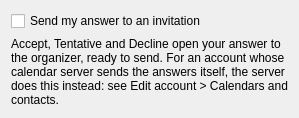
<?xml version="1.0" encoding="UTF-8"?>
<ui version="4.0">
 <class>SettingsCalendar</class>
 <widget class="QWidget" name="SettingsCalendar">
  <layout class="QFormLayout" name="form">
   <item row="0" column="0" colspan="2">
    <widget class="QCheckBox" name="sendInvitationAnswers">
     <property name="text">
      <string>Send my answer to an invitation</string>
     </property>
    </widget>
   </item>
   <item row="1" column="0" colspan="2">
    <widget class="QLabel" name="sendInvitationAnswersNote">
     <property name="text">
      <string>Accept, Tentative and Decline open your answer to the organizer, ready to send. For an account whose calendar server sends the answers itself, the server does this instead: see Edit account &gt; Calendars and contacts.</string>
     </property>
     <property name="wordWrap">
      <bool>true</bool>
     </property>
    </widget>
   </item>
  </layout>
 </widget>
 <resources/>
 <connections/>
</ui>
